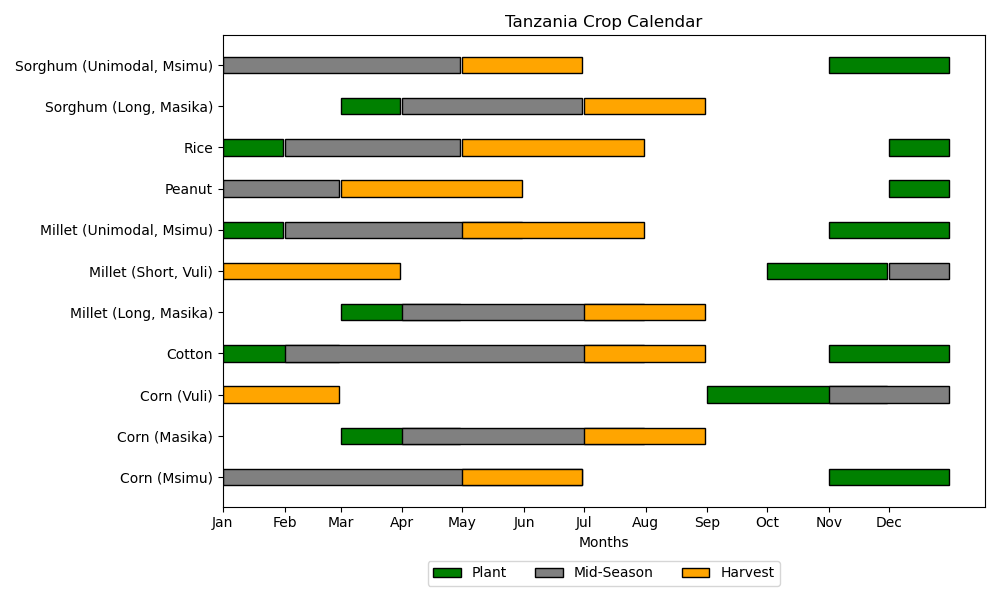

This figure's Python source:
# %%
import matplotlib.pyplot as plt
import pandas as pd
import matplotlib.dates as mdates
from matplotlib.patches import Patch
from datetime import datetime
import calendar

# Data from the crop calendar in the image
data = {
    "Crop": [
        "Corn (Msimu)",
        "Corn (Masika)",
        "Corn (Vuli)",
        "Cotton",
        "Millet (Long, Masika)",
        "Millet (Short, Vuli)",
        "Millet (Unimodal, Msimu)",
        "Peanut",
        "Rice",
        "Sorghum (Long, Masika)",
        "Sorghum (Unimodal, Msimu)",
    ],
    "Plant": [
        ("Nov", "Dec"),  # corn msimu
        ("Mar", "Apr"),  # corn masika
        ("Sep", "Nov"),  # corn vuli
        [("Nov", "Dec"), ("Jan", "Feb")],  # cotton
        ("Mar", "Apr"),  # millet long masika
        ("Oct", "Nov"),  # millet short vuli
        [("Nov", "Dec"), ("Jan", "Jan")],  # millet unimodal msimu
        ("Dec", "Dec"),  # peanut
        [("Dec", "Dec"), ("Jan", "Jan")],  # rice
        ("Mar", "Mar"),  # sorghum long masika
        ("Nov", "Dec"),  # sorghum unimodal msimu
    ],
    "Mid-Season": [
        ("Jan", "Jun"),  # corn msimu
        ("Apr", "Jul"),  # corn masika
        ("Nov", "Dec"),  # corn vuli
        ("Feb", "Jul"),  # cotton
        ("Apr", "Jul"),  # millet long masika
        ("Dec", "Dec"),  # millet short vuli
        ("Feb", "May"),  # millet unimodal msimu
        ("Jan", "Feb"),  # peanut
        ("Feb", "Apr"),  # rice
        ("Apr", "Jun"),  # sorghum long masika
        ("Jan", "Apr"),  # sorghum unimodal msimu
    ],
    "Harvest": [
        ("May", "Jun"),  # corn msimu
        ("Jul", "Aug"),  # corn masika
        ("Jan", "Feb"),  # corn vuli
        ("Jul", "Aug"),  # cotton
        ("Jul", "Aug"),  # millet long masika
        ("Jan", "Mar"),  # millet short vuli
        ("May", "Jul"),  # millet unimodal msimu
        ("Mar", "May"),  # peanut
        ("May", "Jul"),  # rice
        ("Jul", "Aug"),  # sorghum long masika
        ("May", "Jun"),  # sorghum unimodal msimu
    ],
}

# Convert months to datetime objects for plotting
months = {
    "Jan": 1,
    "Feb": 2,
    "Mar": 3,
    "Apr": 4,
    "May": 5,
    "Jun": 6,
    "Jul": 7,
    "Aug": 8,
    "Sep": 9,
    "Oct": 10,
    "Nov": 11,
    "Dec": 12,
}


def to_date(month):
    return datetime(2022, months[month], 1)


def to_end_date(month):
    year = 2022
    month_num = months[month]
    last_day = calendar.monthrange(year, month_num)[1]
    return datetime(year, month_num, last_day)


# Prepare figure and axes
fig, ax = plt.subplots(figsize=(10, 6))

# Plot each phase as horizontal bars
for i, crop in enumerate(data["Crop"]):
    # Plotting Plant phase
    if type(data["Plant"][i]) == list:
        for start, end in data["Plant"][i]:
            ax.barh(
                crop,
                (to_end_date(end) - to_date(start)).days,
                left=to_date(start),
                color="green",
                edgecolor="black",
                height=0.4,
            )
    else:
        start, end = data["Plant"][i]
        ax.barh(
            crop,
            (to_end_date(end) - to_date(start)).days,
            left=to_date(start),
            color="green",
            edgecolor="black",
            height=0.4,
        )

    # Plotting Mid-Season phase
    start, end = data["Mid-Season"][i]
    ax.barh(
        crop,
        (to_end_date(end) - to_date(start)).days,
        left=to_date(start),
        color="grey",
        edgecolor="black",
        height=0.4,
    )

    # Plotting Harvest phase
    start, end = data["Harvest"][i]
    ax.barh(
        crop,
        (to_end_date(end) - to_date(start)).days,
        left=to_date(start),
        color="orange",
        edgecolor="black",
        height=0.4,
    )

# Set date formatting on x-axis
ax.xaxis.set_major_locator(mdates.MonthLocator())
ax.xaxis.set_major_formatter(mdates.DateFormatter("%b"))

# Remove the last tick label
ticks = ax.get_xticks()
tick_labels = [mdates.num2date(tick).strftime("%b") for tick in ticks]
ax.set_xticks(ticks[:-1])
ax.set_xticklabels(tick_labels[:-1])


# Add labels and legend
ax.set_xlabel("Months")
ax.set_title("Tanzania Crop Calendar")
legend_elements = [
    Patch(facecolor="green", edgecolor="black", label="Plant"),
    Patch(facecolor="grey", edgecolor="black", label="Mid-Season"),
    Patch(facecolor="orange", edgecolor="black", label="Harvest"),
]
ax.legend(
    handles=legend_elements, loc="upper center", bbox_to_anchor=(0.5, -0.1), ncol=3
)
plt.tight_layout()
plt.savefig("./figures/plant_ghant.png")

plt.show()


# %%
